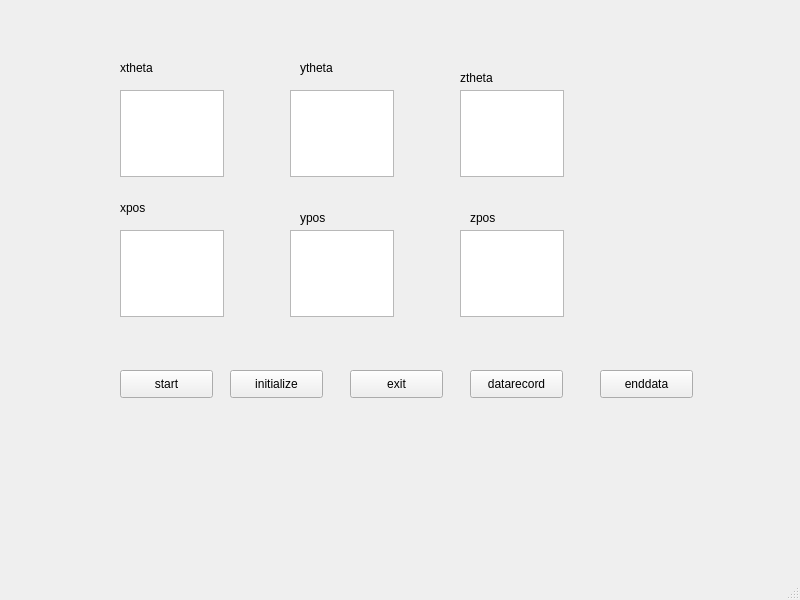
<?xml version="1.0" encoding="UTF-8"?>
<ui version="4.0">
 <class>MainWindow</class>
 <widget class="QMainWindow" name="MainWindow">
  <property name="geometry">
   <rect>
    <x>0</x>
    <y>0</y>
    <width>800</width>
    <height>600</height>
   </rect>
  </property>
  <property name="windowTitle">
   <string>MainWindow</string>
  </property>
  <widget class="QWidget" name="centralwidget">
   <widget class="QTextEdit" name="textEdit_xtheta">
    <property name="geometry">
     <rect>
      <x>120</x>
      <y>90</y>
      <width>104</width>
      <height>87</height>
     </rect>
    </property>
    <property name="readOnly">
     <bool>true</bool>
    </property>
   </widget>
   <widget class="QTextEdit" name="textEdit_ytheta">
    <property name="geometry">
     <rect>
      <x>290</x>
      <y>90</y>
      <width>104</width>
      <height>87</height>
     </rect>
    </property>
    <property name="readOnly">
     <bool>true</bool>
    </property>
   </widget>
   <widget class="QTextEdit" name="textEdit_ztheta">
    <property name="geometry">
     <rect>
      <x>460</x>
      <y>90</y>
      <width>104</width>
      <height>87</height>
     </rect>
    </property>
    <property name="readOnly">
     <bool>true</bool>
    </property>
   </widget>
   <widget class="QLabel" name="label">
    <property name="geometry">
     <rect>
      <x>120</x>
      <y>60</y>
      <width>72</width>
      <height>15</height>
     </rect>
    </property>
    <property name="text">
     <string>xtheta</string>
    </property>
   </widget>
   <widget class="QLabel" name="label_2">
    <property name="geometry">
     <rect>
      <x>300</x>
      <y>60</y>
      <width>72</width>
      <height>15</height>
     </rect>
    </property>
    <property name="text">
     <string>ytheta</string>
    </property>
   </widget>
   <widget class="QLabel" name="label_3">
    <property name="geometry">
     <rect>
      <x>460</x>
      <y>70</y>
      <width>72</width>
      <height>15</height>
     </rect>
    </property>
    <property name="text">
     <string>ztheta</string>
    </property>
   </widget>
   <widget class="QLabel" name="label_4">
    <property name="geometry">
     <rect>
      <x>120</x>
      <y>200</y>
      <width>72</width>
      <height>15</height>
     </rect>
    </property>
    <property name="text">
     <string>xpos</string>
    </property>
   </widget>
   <widget class="QLabel" name="label_5">
    <property name="geometry">
     <rect>
      <x>300</x>
      <y>210</y>
      <width>72</width>
      <height>15</height>
     </rect>
    </property>
    <property name="text">
     <string>ypos</string>
    </property>
   </widget>
   <widget class="QLabel" name="label_6">
    <property name="geometry">
     <rect>
      <x>470</x>
      <y>210</y>
      <width>72</width>
      <height>15</height>
     </rect>
    </property>
    <property name="text">
     <string>zpos</string>
    </property>
   </widget>
   <widget class="QTextEdit" name="textEdit_xpos">
    <property name="geometry">
     <rect>
      <x>120</x>
      <y>230</y>
      <width>104</width>
      <height>87</height>
     </rect>
    </property>
    <property name="readOnly">
     <bool>true</bool>
    </property>
   </widget>
   <widget class="QTextEdit" name="textEdit_ypos">
    <property name="geometry">
     <rect>
      <x>290</x>
      <y>230</y>
      <width>104</width>
      <height>87</height>
     </rect>
    </property>
    <property name="readOnly">
     <bool>true</bool>
    </property>
   </widget>
   <widget class="QTextEdit" name="textEdit_zpos">
    <property name="geometry">
     <rect>
      <x>460</x>
      <y>230</y>
      <width>104</width>
      <height>87</height>
     </rect>
    </property>
    <property name="readOnly">
     <bool>true</bool>
    </property>
   </widget>
   <widget class="QPushButton" name="pushButton_start">
    <property name="geometry">
     <rect>
      <x>120</x>
      <y>370</y>
      <width>93</width>
      <height>28</height>
     </rect>
    </property>
    <property name="text">
     <string>start</string>
    </property>
   </widget>
   <widget class="QPushButton" name="pushButton_exit">
    <property name="geometry">
     <rect>
      <x>350</x>
      <y>370</y>
      <width>93</width>
      <height>28</height>
     </rect>
    </property>
    <property name="text">
     <string>exit</string>
    </property>
   </widget>
   <widget class="QPushButton" name="pushButton_datarecord">
    <property name="geometry">
     <rect>
      <x>470</x>
      <y>370</y>
      <width>93</width>
      <height>28</height>
     </rect>
    </property>
    <property name="text">
     <string>datarecord</string>
    </property>
   </widget>
   <widget class="QPushButton" name="pushButton_enddata">
    <property name="geometry">
     <rect>
      <x>600</x>
      <y>370</y>
      <width>93</width>
      <height>28</height>
     </rect>
    </property>
    <property name="text">
     <string>enddata</string>
    </property>
   </widget>
   <widget class="QPushButton" name="pushButton_ini">
    <property name="geometry">
     <rect>
      <x>230</x>
      <y>370</y>
      <width>93</width>
      <height>28</height>
     </rect>
    </property>
    <property name="text">
     <string>initialize</string>
    </property>
   </widget>
  </widget>
  <widget class="QMenuBar" name="menubar">
   <property name="geometry">
    <rect>
     <x>0</x>
     <y>0</y>
     <width>800</width>
     <height>26</height>
    </rect>
   </property>
  </widget>
  <widget class="QStatusBar" name="statusbar"/>
 </widget>
 <resources/>
 <connections/>
</ui>
